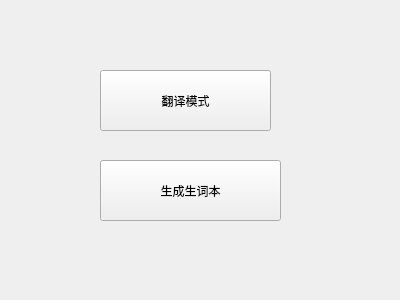
<?xml version="1.0" encoding="UTF-8"?>
<ui version="4.0">
 <class>MainWindow</class>
 <widget class="QMainWindow" name="MainWindow">
  <property name="geometry">
   <rect>
    <x>0</x>
    <y>0</y>
    <width>400</width>
    <height>300</height>
   </rect>
  </property>
  <property name="minimumSize">
   <size>
    <width>400</width>
    <height>300</height>
   </size>
  </property>
  <property name="maximumSize">
   <size>
    <width>400</width>
    <height>300</height>
   </size>
  </property>
  <property name="windowTitle">
   <string>I.T.</string>
  </property>
  <widget class="QWidget" name="centralwidget">
   <widget class="QPushButton" name="Make_newWordBook">
    <property name="geometry">
     <rect>
      <x>100</x>
      <y>160</y>
      <width>181</width>
      <height>61</height>
     </rect>
    </property>
    <property name="text">
     <string>生成生词本</string>
    </property>
   </widget>
   <widget class="QLabel" name="Tips">
    <property name="geometry">
     <rect>
      <x>100</x>
      <y>190</y>
      <width>191</width>
      <height>31</height>
     </rect>
    </property>
    <property name="text">
     <string/>
    </property>
   </widget>
   <widget class="QPushButton" name="Translation_mode">
    <property name="geometry">
     <rect>
      <x>100</x>
      <y>70</y>
      <width>171</width>
      <height>61</height>
     </rect>
    </property>
    <property name="text">
     <string>翻译模式</string>
    </property>
   </widget>
  </widget>
 </widget>
 <resources/>
 <connections/>
</ui>
